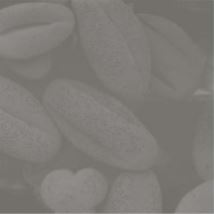
//> input picture dataset/image1.JPG, 214 x 214 px
$ ./2_IntensityTransf-SpatialFiltering   (built with g++ and OpenCV 4)
//> lines starting //> are read from the running program, lines starting //| are printed output that depends on the picture
// 2_IntensityTransf-SpatialFiltering.cpp : Defines the entry point for the console application.
//

#include "stdafx.h"
#include <opencv2/core/core.hpp>
#include <opencv2/highgui/highgui.hpp>
#include <opencv2/imgproc/imgproc.hpp>
#include <iostream>

using namespace cv;
using namespace std;

int main()
{
	//read image
	Mat image1 = imread("image1.jpg", 0);
//> image1: 214 rows x 214 cols, CV_8UC1; min 106, max 160, mean 123.7
	// [118 lines of commented-out code are left out]

	Mat ori = imread("image4.jpg", 0);
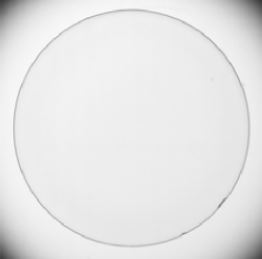
//> input picture dataset/image4.JPG, 262 x 259 px
//> ori is the input picture: 259 rows x 262 cols, CV_8UC1; min 58, max 255, mean 230.2
	Mat resultSobel;
	int kernel_size = 3;
	int depth = -1;
	Point anchor = Point(-1, -1);
	int delta = 0;
	Mat kernel = Mat::zeros(kernel_size, kernel_size, CV_32F);
	kernel.at<float>(0, 0) = -1; kernel.at<float>(0, 1) = -2; kernel.at<float>(0, 2) = -1;
	kernel.at<float>(2, 0) = 1; kernel.at<float>(2, 1) = 2; kernel.at<float>(2, 2) = 1;
	filter2D(ori, resultSobel, depth, kernel, anchor, delta, BORDER_DEFAULT);
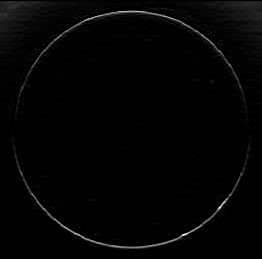
//> resultSobel: 259 rows x 262 cols, CV_8UC1; min 0, max 255, mean 3.7
	imshow("ori", ori);
	imshow("resultSobel vertikal saja", resultSobel);


	waitKey(0);
    return 0;
}
